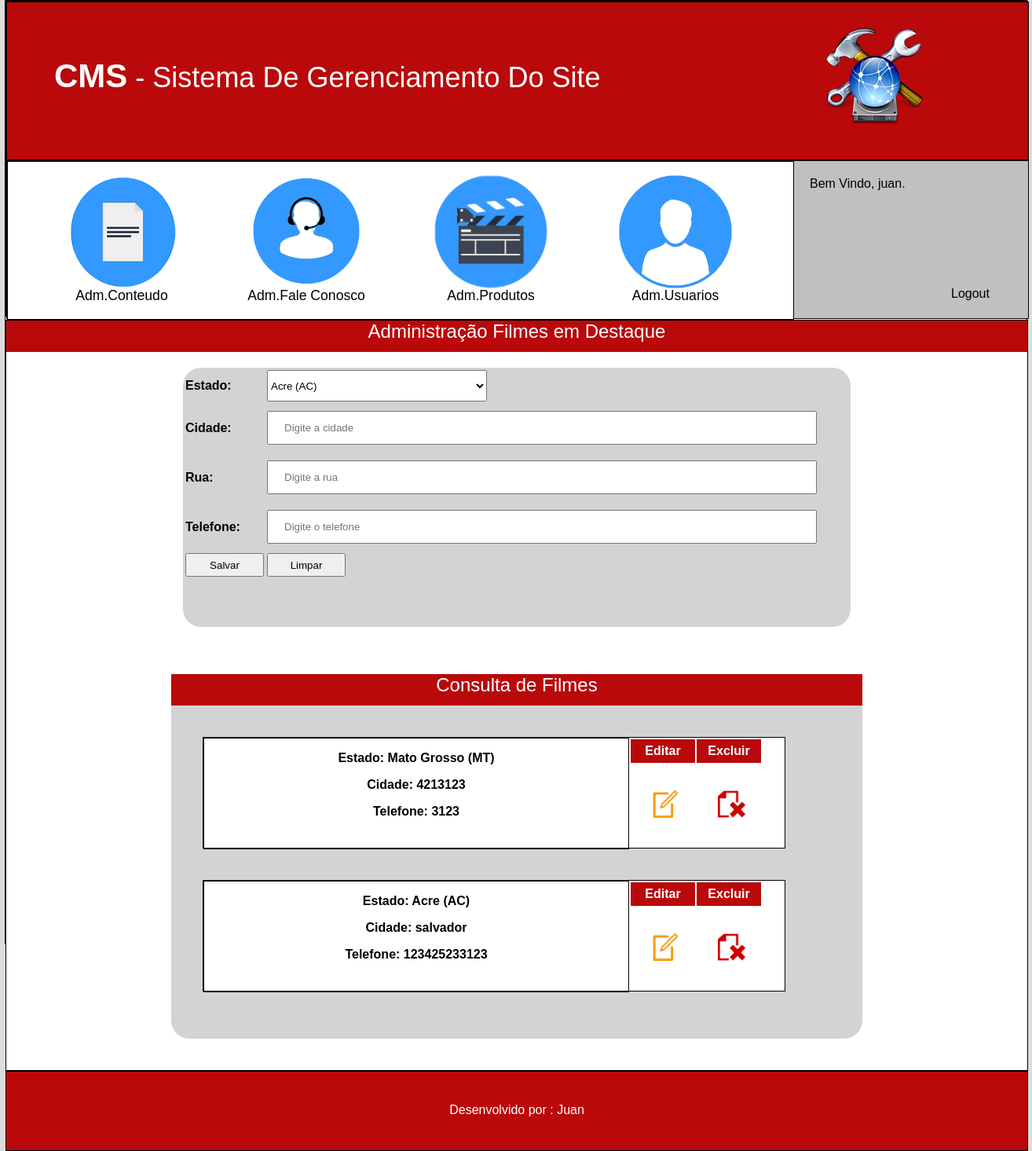
/cms/admnossaloja.php (signed in), run on the app's committed database.
### tables this page shows
CREATE TABLE `tblnossasloja` (
  `id` int(10) unsigned NOT NULL AUTO_INCREMENT,
  `estado` int(10) unsigned NOT NULL,
  `cidade` varchar(45) NOT NULL,
  `rua` varchar(45) NOT NULL,
  `telefone` varchar(45) NOT NULL,
  PRIMARY KEY (`id`),
  KEY `FK_tblnossasloja_1` (`estado`),
  CONSTRAINT `FK_tblnossasloja_1` FOREIGN KEY (`estado`) REFERENCES `tblestado` (`id`)
);

CREATE TABLE `tblestado` (
  `id` int(10) unsigned NOT NULL AUTO_INCREMENT,
  `nome` varchar(45) NOT NULL,
  PRIMARY KEY (`id`)
);

### cms/admnossaloja.php (the view, shortened to what this page needs)
<?php
	$cidade = "";
	$rua = "";
	$telefone = "";
	$botao="Salvar";
?>
<!DOCTYPE HTML SYSTEM>
<html>
	<head>
		<link rel="stylesheet" type="text/css" href="css/style.css">
	</head>
	<body>
		<section  id="corpo">
			<header id="header">
				<div id="cabecalho1">
					<div id="texto">
						<b>CMS</b> - Sistema De Gerenciamento Do Site
					</div>
					<div id="img">
						<img src="imagem/1.png">
					</div>
				</div>
				<div id="cabecalho2">
					<div id="fundoCaixas">
						<div class="caixasOpcoes">
							<div class="imagem">
								<A href="admconteudo.php"><img src="imagem/2.png" height="130px" width="130px"></A>
							</div>
							<div class="detalhes">
								Adm.Conteudo
							</div>
						</div>
						<div class="caixasOpcoes">
							<div class="imagem">
								<A href="admfale.php"><img src="imagem/3.png" height="130px" width="130px"></A>
							</div>
							<div class="detalhes">
								Adm.Fale Conosco
							</div>
						</div>
						<div class="caixasOpcoes">
							<div class="imagem">
								<A href="admproduto.php"><img src="imagem/4.png" height="130px" width="130px"></A>
							</div>
							<div class="detalhes">
								Adm.Produtos
							</div>
						</div>
						<div class="caixasOpcoes">
							<div class="imagem">
								<A href="admusuario.php"><img src="imagem/5.png" height="130px" width="130px"></A>
							</div>
							<div class="detalhes">
								Adm.Usuarios
							</div>
						</div>
					</div>
					<div id="infoLogin">
						<div id="bemvindoInfo">
							Bem Vindo, <?php echo($_SESSION['UsuarioNome'])?>.
						</div>
						<div id="logoutInfo">
							<A href="admnossaloja.php?modo=sair">Logout</A>
						</div>
					</div>
				</div>
			</header>
			<nav id="navAutor">
				<div class="titulo">Administração Filmes em Destaque</div>
				<div id="admNossaLoja">
					<form name="salvar" method="post" action="admnossaloja.php">
							<table>
								<tr>
									<td><div class="negrito">Estado:</div></td>
									<td><select name="sltestado" id="select">
									<?php $sql = "select * from tblestado";
										$select = mysql_query($sql);
										while($rs = mysql_fetch_array($select)){?>
											<option value ="<?php echo($rs['id']);  ?>">
												<?php echo($rs['nome']); ?>
											</option>
										<?php
										}
										?>
									</select></td>
								</tr>
								<tr>
									<td><div class="negrito">Cidade:</div></td>
									<td><input class="camposSalvar" name="txtcidade" type="text" placeholder="Digite a cidade" required value="<?php echo($cidade); ?>"></td>
								</tr>
								<tr>
									<td><div class="negrito">Rua:</div></td>
									<td><input class="camposSalvar" name="txtrua" type="text" placeholder="Digite a rua" required value="<?php echo($rua); ?>"></td>
								</tr>
								<tr>
									<td><div class="negrito">Telefone:</div></td>
									<td><input class="camposSalvar" name="txttelefone" type="text" placeholder="Digite o telefone" required value="<?php echo($telefone); ?>"></td>
								</tr>
								<tr>
									<td><input class="butao" type="submit" name="btnSalvar" value="<?php echo($botao);?>"></td>
									<td><input class="butao" type="submit" name="btnLimpar" value="Limpar"></td>
								</tr>
							</table>
					</form>
				</div>
					<div id="consultaFilme">
						<div class="titulo">Consulta de Filmes</div>
						<?php
							$sql = "select n.*,e.nome as nomeEstado from tblnossasloja as n, tblestado as e where n.estado = e.id ";
							$select = mysql_query($sql);
							while($rs = mysql_fetch_array($select)){
						?>
							<div class="lojas">
								<div class="descricaoLojas">
									<p>Estado: <?php echo($rs['nomeEstado']);?></p>
									<p>Cidade: <?php echo($rs['cidade']);?></p>
									<p>Telefone: <?php echo($rs['telefone']);?></p>
								</div>
								<div class="opcao">
									<table >
										<tr>
											<td class="nomeOp">
												Editar
											</td>
											<td class="nomeOp">
												Excluir
											</td>
										</tr>
											<td class="imagensOp">
												<a href="admnossaloja.php?modo=editar&id=<?php echo($rs['id'])?>"><img class="img" src="imagem/ed1.jpg"></a>
											</td>
											<td class="imagensOp">
												<a href="admnossaloja.php?modo=excluir&id=<?php echo($rs['id'])?>"><img class="img" src="imagem/d1.jpg"> </a>
											</td>
									</table>
								</div>
							</div>
						<?php
							}
						?>
					</div>
			</nav>
			<footer id="footer">
				<span id="">Desenvolvido por : Juan</span>
			</footer>
		</section>
	</body>
</html>

### cms/css/style.css (style rules this page uses)
a:link, a:visited { text-decoration: none; color: #000000; }
.camposSalvar { width: 700px; padding: 12px 20px; margin: 8px 0; box-sizing: border-box; }
body { margin:0px; font-family:Verdana, Arial, Helvetica, sans-serif; background-color:#DCDCDC; }
.butao { height:30px; width:100px; }
#select { height:40px; width:280px; }
#corpo { height:1200px; width:1300px; margin-left:auto; margin-right:auto; border:1px solid #000000; background-color:#ffffff; }
#header { height:400px; width:1300px; border:1px solid #000000; }
#cabecalho1 { background-color:#B9090B; color:#ffffff; height:170px; width:1300px; border:1px solid #000000; font-size:36px; padding-top:30px; }
b { font-size:42px; font-weight:bold; }
#texto { margin-left:60px; padding-top:40px; float:left; height:100px; width:800px; border:0px solid #000000; }
#img { margin-left:120px; padding-left:60px; float:left; height:140px; width:200px; border:0px solid #000000; }
#cabecalho2 { height:200px; width:1300px; border:1px solid #000000; background-color:#C0C0C0; }
#fundoCaixas { float:left; height:200px; width:1000px; border:1px solid #000000; background-color:#ffffff; }
.caixasOpcoes { margin-top:10px; margin-left:55px; float:left; height:180px; width:180px; border:0px solid #000000; border-radius: 37px 37px 37px 37px; -moz-border-radius: 37px 37px 37px 37px; -webkit-border-radius: 37px 37px 37px 37px; background-color:#ffffff; transform:scale(1.1); }
.imagem { margin-top:15px; margin-right:auto; margin-left:auto; height:130px; width:130px; border:0px solid #000000; }
.detalhes { height:30px; width:180px; border:0px solid #000000; text-align:center; }
#infoLogin { float:left; height:200px; width:290px; border:0px solid #000000; }
#bemvindoInfo { padding-top:20px; padding-left:20px; height:140px; width:260px; border:0px solid #000000; }
#logoutInfo { height:20px; width:80px; border:0px solid #000000; padding-left:200px; }
.titulo { width:100%; height:40px; background-color:#B9090B; color:#ffffff; font-size:24px; text-align:center; }
.negrito { font-weight:bold; }
#navAutor { float:left; height:auto; padding-bottom:40px; width:1300px; border:1px solid #000000; background-color:#ffffff; }
#admNossaLoja { background-color:#D3D3D3; height:330px; width:850px; border:0px solid #000000; margin-left:auto; margin-right:auto; margin-top:20px; background-color:#D3D3D3; border-radius: 23px 23px 23px 23px; -moz-border-radius: 23px 23px 23px 23px; -webkit-border-radius: 23px 23px 23px 23px; }
#consultaFilme { margin-top:60px; margin-left:auto; margin-right:auto; height:auto; width:880px; background-color:#D3D3D3; border-radius: 23px 23px 23px 23px; -moz-border-radius: 23px 23px 23px 23px; -webkit-border-radius: 23px 23px 23px 23px; border: 0px solid #000000; padding-bottom:20px; }
.lojas { margin-top:40px; margin-left:40px; margin-bottom:40px; height:140px; width:740px; border:1px solid #000000; background-color:#ffffff; }
.descricaoLojas { font-weight:bold; text-align:center; height:140px; width:540px; border:1px solid #000000; float:left; }
.opcao { font-weight:bold; text-align:center; height:140px; width:auto; border:0px solid #000000; float:left; }
.nomeOp { font-weight:bold; text-align:center; height:30px; width:80px; border:0px solid #000000; background-color:#B9090B; color:#ffffff; }
.imagensOp { font-weight:bold; text-align:center; height:100px; width:50px; border:0px solid #000000; padding-left:20px; }
.img { margin-left:7px; height:35px; width:35px; border:0px solid #000000; float:left; }
#footer { float:left; padding-top:40px; text-align:center; height:60px; width:1300px; border:1px solid #000000; background-color:#B9090B; color:#ffffff; }

### data on the page
tblnossasloja: estado.nome "Mato Grosso (MT)", cidade "4213123", telefone "3123"
tblnossasloja: estado.nome "Acre (AC)", cidade "salvador", telefone "123425233123"

### other printed values
$_SESSION['UsuarioNome'] "juan"
form field sltestado "Acre (AC)"
